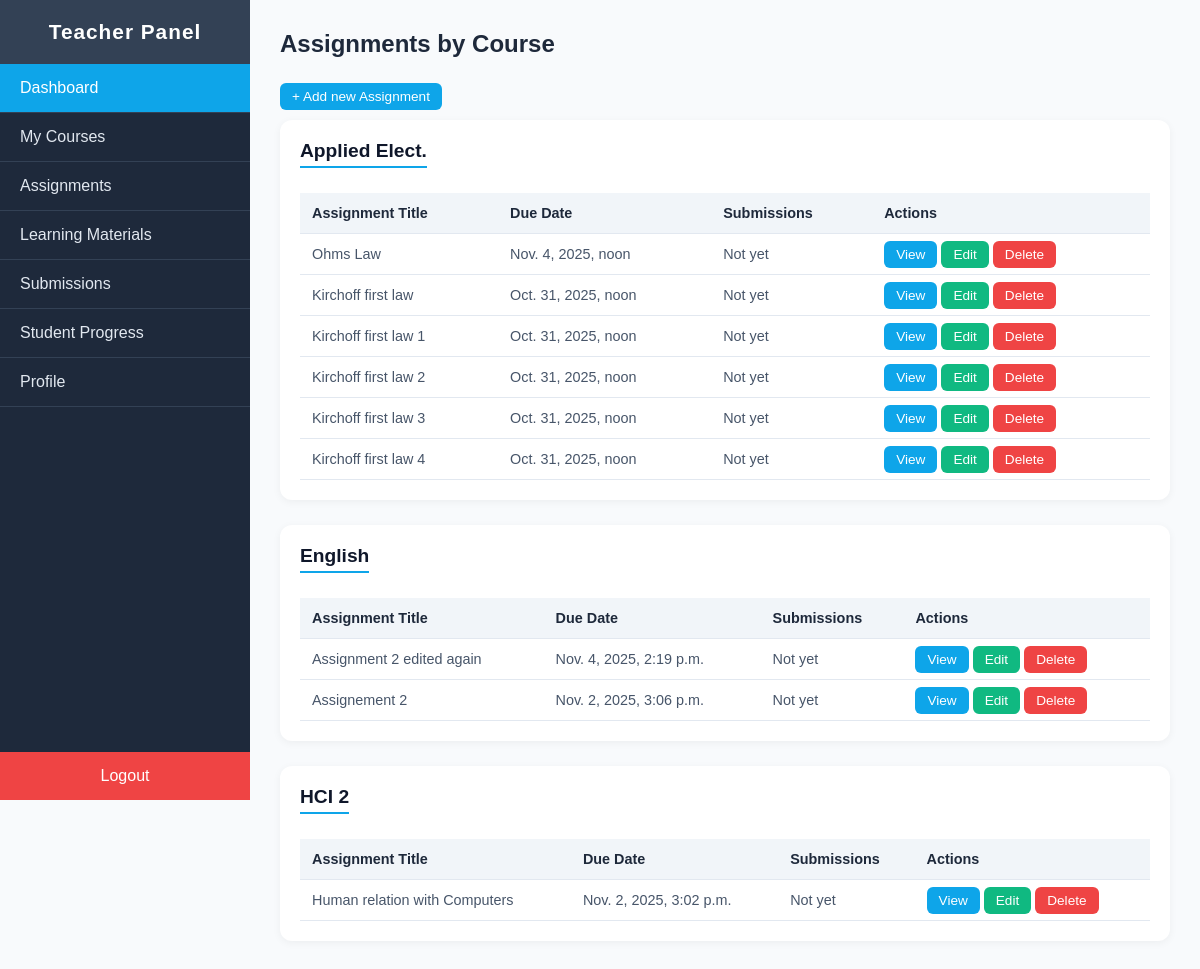
/dashboard/teacher/assignments/ (signed in), run on an earlier commit of the app's database.
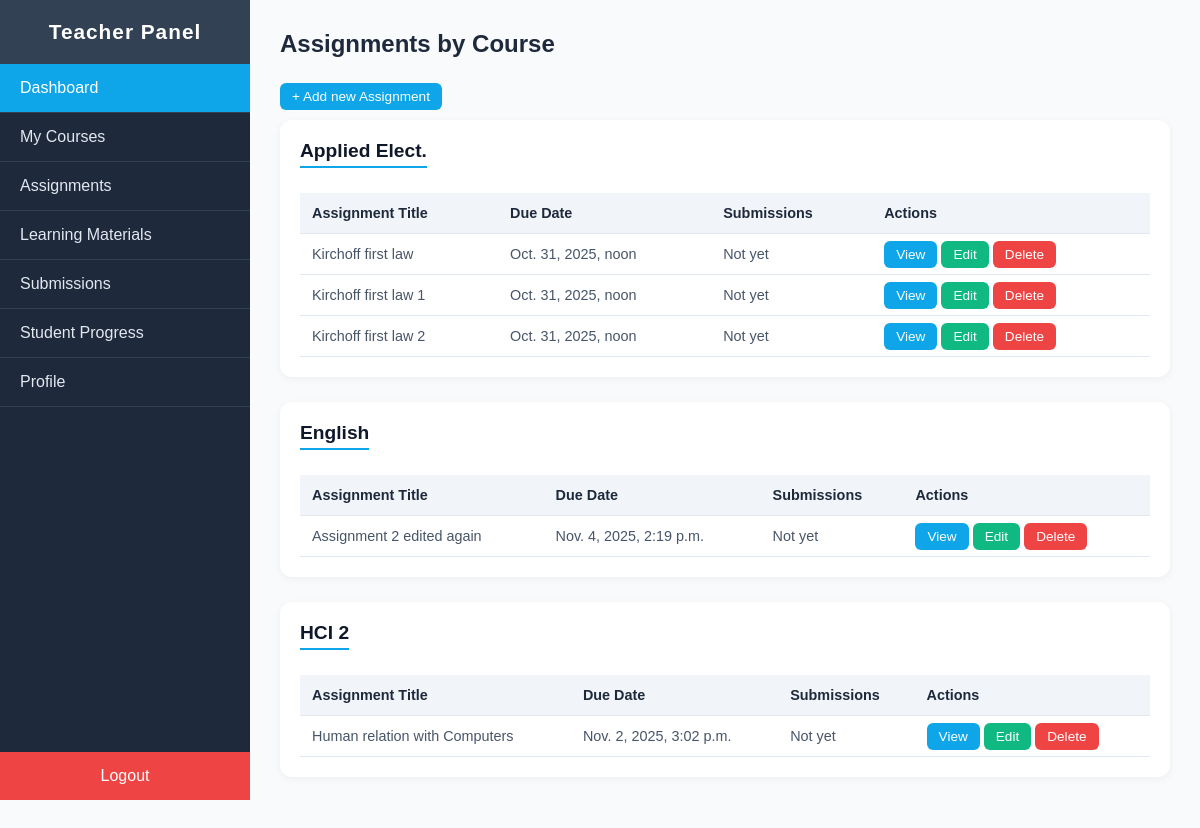
And on a later commit of the database.
### main/models.py (models this page shows, shortened)
class Course(models.Model):
    slug = models.SlugField(unique=True,blank=True,max_length=100)
    name = models.CharField(blank=True,unique=True,max_length=100)
    teacher = models.ForeignKey(
        settings.AUTH_USER_MODEL,
        blank=True,
        on_delete=models.SET_NULL,
        related_name="courses_assigned",
        null=True
        )
    students = models.ManyToManyField(
        settings.AUTH_USER_MODEL,
        blank=True,
        related_name="courses_enrolled",
        null=True
        )
    created_by = models.ForeignKey(
        settings.AUTH_USER_MODEL,
        blank=True,
        null=True,
        on_delete=models.SET_NULL,
        related_name="courses_created",
        default="3"
        )
    department = models.ForeignKey(
        Department,
        blank=True,
        null=True,
        on_delete=models.SET_NULL,
        related_name="courses"
        )
    created_at = models.DateTimeField(auto_now_add=True)
    updated_at = models.DateTimeField(auto_now=True)
    def __str__(self):
        return self.name

class Assignment(models.Model):
    slug = models.SlugField(unique=True,blank=True)
    created_by = models.ForeignKey(
        settings.AUTH_USER_MODEL,
        on_delete=models.CASCADE,
        related_name="assignments_created"
    )
    title = models.CharField(blank=True,max_length=100,unique=True)
    description = models.TextField(blank=True,null=True)
    course = models.ForeignKey(
        Course,
        on_delete=models.CASCADE,
        related_name="assignments"
    )
    material = models.FileField(upload_to="assignments/",validators=[exts_validator],unique=True)
    due_date = models.DateTimeField(null=True, blank=True)
    created_at = models.DateTimeField(auto_now_add=True)
    updated_at = models.DateTimeField(auto_now=True)

### main/views.py (the view)
# urls.py: path("teacher/assignments/",views.teacher_assignment_list,name = "teacher_assignment_list"),
def teacher_assignment_list(request):
    courses = Course.objects.filter(teacher= request.user)
    """
    realising that i could  have used
    Assignment.objects.filter(created_by = request.user)
    """
    new_courses = []
    for course in courses :
        if course.assignments.all():
            new_courses.append(course)
    context = {
        "courses":new_courses
    }
    return render(request,"main/teacher_assignment_list.html",context)

### main/context_processors.py (called while the page is built)
def total_values(request):
    total_users = User.objects.all().count()
    total_teachers = User.objects.filter(role = "teacher").count()
    total_students = User.objects.filter(role = "student").count()
    total_departments = Department.objects.all().count()
    total_courses = Course.objects.all().count()
    context = {
        "total_students":total_students,
        "total_teachers":total_teachers,
        "total_courses":total_courses,
        "total_departments":total_departments,
    }
    return context

### main/templates/main/teacher_assignment_list.html
{% extends 'teacher_base.html' %}
{% load static %}
{% block extra_styles %}<link rel="stylesheet" href="{% static 'main/css/teacher_assignment_list.css' %}">
{% endblock extra_styles %}
{% block body %}
  <main class="main-content">
    <h1>Assignments by Course</h1>
    <a class="btn add" href="{% url 'main:teacher_assignment_create'%}"> + Add new Assignment </a>
     {% for course in courses %}
    <div class="course-section">
      <h2>{{course}}</h2>
      <table>
        <thead>
          <tr>
            <th>Assignment Title</th>
            <th>Due Date</th>
            <th>Submissions</th>
            <th>Actions</th>
          </tr>
        </thead>
        <tbody>
          {% for assignment in course.assignments.all %}
          <tr>
            <td>{{assignment.title}}</td>
            <td>{{assignment.due_date}}</td>
            <td> Not yet </td>
            <td>
              <a href="{% url 'main:teacher_assignment_detail' assignment.slug %}"class="btn">View</a>
              <a href="{% url 'main:teacher_assignment_edit' assignment.slug %}" class="btn btn-edit">Edit</a>
              <a class="btn btn-delete" href="{% url 'main:teacher_assignment_delete' assignment.slug %}">Delete</a>
            </td>
          </tr>
          {% endfor %}
        </tbody>
      </table>
    </div>
    {% endfor %}
  </main>
{% endblock body%}

### main/templates/teacher_base.html (shortened to what this page needs)
{% load static %}
<!DOCTYPE html>
<html lang="en">
<head>
  <link rel="stylesheet" href="{% static 'main/css/teacher_dashboard.css' %}">
  {% block extra_styles %}  {% endblock extra_styles %}
</head>
<body>
    {% include 'includes/teacher_sidebar.html' %}
    {% block body %}
    {% endblock body %}
</body>
</html>

### main/templates/includes/teacher_sidebar.html
  <aside class="sidebar">
    <h2>Teacher Panel</h2>
    <ul>
      <li><a href="{% url 'main:teacher_dashboard' %}" class="active">Dashboard</a></li>
      <li><a href="{% url 'main:teacher_course_list' %}">My Courses</a></li>
      <li><a href="{% url 'main:teacher_assignment_list' %}">Assignments</a></li>
      <li><a href="{% url 'main:teacher_learning_materials_list' %}">Learning Materials</a></li>
      <li><a href="{% url 'main:teacher_submissions_list' %}">Submissions</a></li>
      <li><a href="#">Student Progress</a></li>
      <li><a href="#">Profile</a></li>
    </ul>
    <a href="#" class="logout-btn">Logout</a>
  </aside>

### main/static/main/css/teacher_dashboard.css (style rules this page uses)
* { margin: 0; padding: 0; box-sizing: border-box; font-family: "Poppins", sans-serif; }
body { display: flex; min-height: 100vh; background-color: #f4f6f8; }
.sidebar { width: 250px; background: #1e293b; color: #fff; display: flex; flex-direction: column; position: fixed; height: 100vh; }
.sidebar h2 { text-align: center; padding: 20px 0; font-size: 1.3rem; background: #334155; letter-spacing: 1px; }
.sidebar ul { list-style: none; padding: 0; }
.sidebar ul li { border-bottom: 1px solid #334155; }
.sidebar ul li a { display: block; padding: 15px 20px; color: #e2e8f0; text-decoration: none; transition: background 0.3s; }
.sidebar ul li a:hover, .sidebar ul li a.active { background: #0ea5e9; color: #fff; }
.logout-btn { margin-top: auto; text-align: center; padding: 15px; background: #ef4444; color: #fff; text-decoration: none; display: block; }
.main-content { margin-left: 250px; flex-grow: 1; padding: 20px; }
table { width: 100%; border-collapse: collapse; margin-top: 15px; }
th, td { text-align: left; padding: 12px; border-bottom: 1px solid #e2e8f0; }
th { background: #f8fafc; color: #1e293b; font-weight: 600; }
td { color: #475569; }

### main/static/main/css/teacher_assignment_list.css (style rules this page uses)
* { margin: 0; padding: 0; box-sizing: border-box; font-family: "Poppins", sans-serif; }
body { background: #f8fafc; color: #1e293b; }
.btn.add { display: inline-block; margin-bottom: 10px; }
.main-content { padding: 30px; }
h1 { font-size: 1.5rem; margin-bottom: 25px; }
.course-section { background: #fff; padding: 20px; border-radius: 12px; margin-bottom: 25px; box-shadow: 0 2px 8px rgba(0, 0, 0, 0.05); }
.course-section h2 { font-size: 1.2rem; margin-bottom: 15px; color: #0f172a; border-bottom: 2px solid #0ea5e9; display: inline-block; padding-bottom: 4px; }
table { width: 100%; border-collapse: collapse; margin-top: 10px; }
th, td { text-align: left; padding: 12px; border-bottom: 1px solid #e2e8f0; font-size: 0.9rem; }
th { background: #f1f5f9; font-weight: 600; color: #1e293b; }
td { color: #475569; }
.btn { border: none; padding: 6px 12px; border-radius: 6px; background: #0ea5e9; color: #fff; font-size: 0.85rem; cursor: pointer; text-decoration: none; transition: background 0.3s; }
.btn-edit { background: #10b981; }
.btn-delete { background: #ef4444; }

What changed in the data, as far as the page shows it:
removed Assignment: title "Ohms Law", due_date "Nov. 4, 2025, noon", shown under Course "Applied Elect."
removed Assignment: title "Kirchoff first law 3", due_date "Oct. 31, 2025, noon", shown under Course "Applied Elect."
removed Assignment: title "Kirchoff first law 4", due_date "Oct. 31, 2025, noon", shown under Course "Applied Elect."
removed Assignment: title "Assignement 2", due_date "Nov. 2, 2025, 3:06 p.m.", shown under Course "English"
